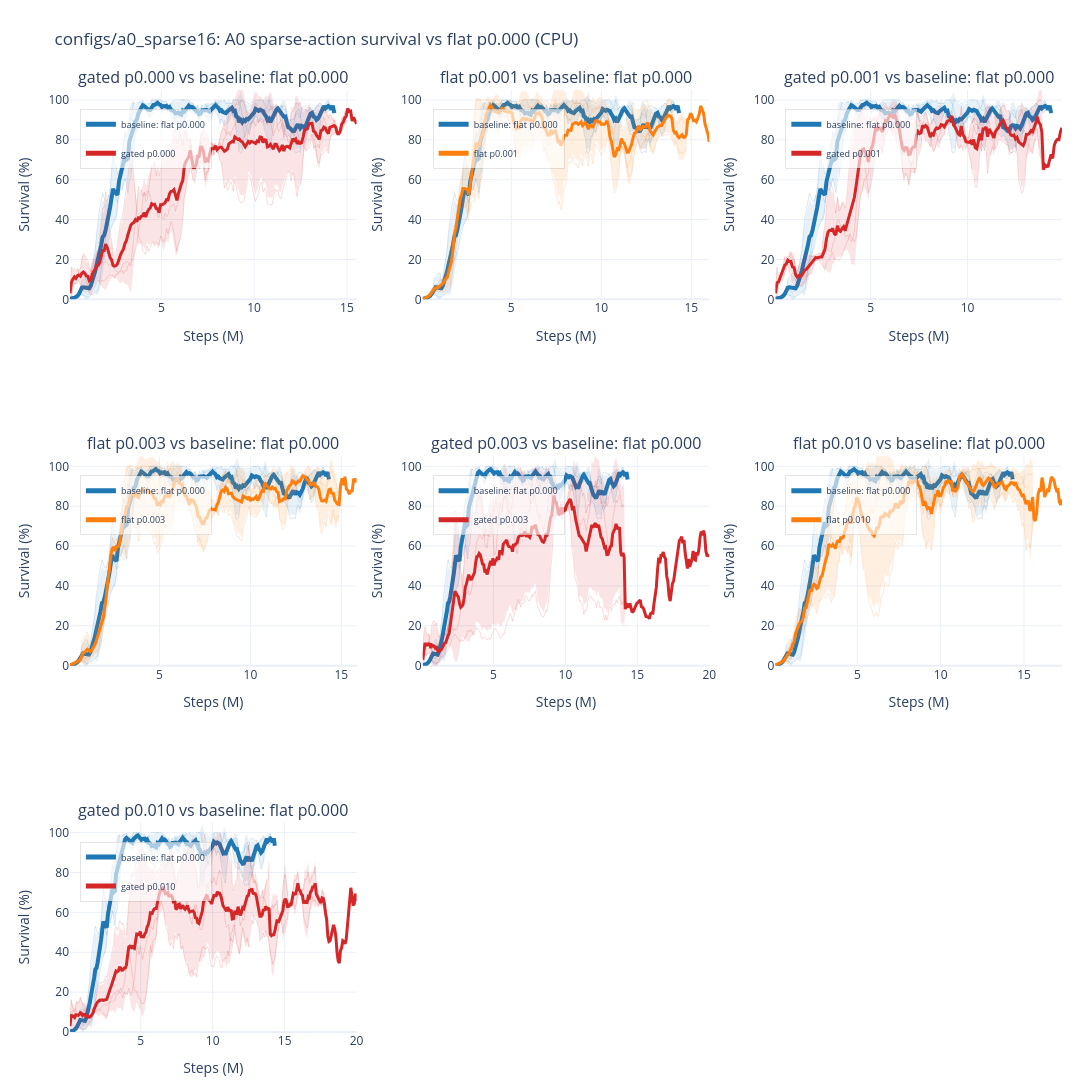

The notebook cell this image was saved under:
### Code cell
a0_sparse16_result = wm.plot_a0_sparse16_survival("cpu")
a0_sparse16_result["fig"]
